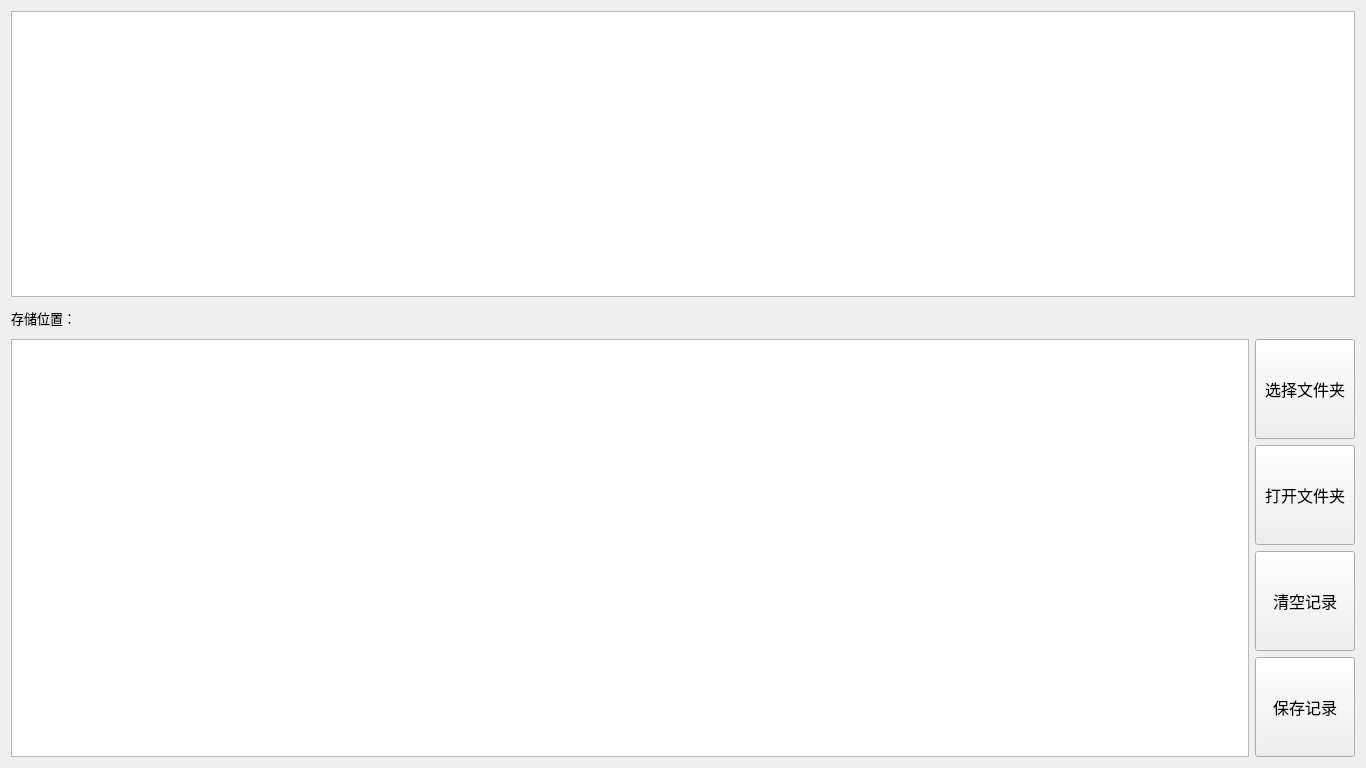
<?xml version="1.0" encoding="UTF-8"?>
<ui version="4.0">
 <class>MainWidget</class>
 <widget class="QWidget" name="MainWidget">
  <property name="geometry">
   <rect>
    <x>0</x>
    <y>0</y>
    <width>1366</width>
    <height>768</height>
   </rect>
  </property>
  <property name="sizePolicy">
   <sizepolicy hsizetype="Minimum" vsizetype="Minimum">
    <horstretch>0</horstretch>
    <verstretch>0</verstretch>
   </sizepolicy>
  </property>
  <property name="minimumSize">
   <size>
    <width>1366</width>
    <height>768</height>
   </size>
  </property>
  <property name="maximumSize">
   <size>
    <width>1600</width>
    <height>900</height>
   </size>
  </property>
  <property name="windowTitle">
   <string>MainWidget</string>
  </property>
  <layout class="QGridLayout" name="gridLayout">
   <item row="0" column="0" colspan="3">
    <widget class="QTableView" name="tabViewConn">
     <property name="sizePolicy">
      <sizepolicy hsizetype="Expanding" vsizetype="Expanding">
       <horstretch>0</horstretch>
       <verstretch>0</verstretch>
      </sizepolicy>
     </property>
     <property name="minimumSize">
      <size>
       <width>500</width>
       <height>200</height>
      </size>
     </property>
     <property name="maximumSize">
      <size>
       <width>16777215</width>
       <height>400</height>
      </size>
     </property>
    </widget>
   </item>
   <item row="2" column="2">
    <widget class="QPushButton" name="btnSelectDir">
     <property name="sizePolicy">
      <sizepolicy hsizetype="Fixed" vsizetype="Fixed">
       <horstretch>0</horstretch>
       <verstretch>0</verstretch>
      </sizepolicy>
     </property>
     <property name="minimumSize">
      <size>
       <width>100</width>
       <height>100</height>
      </size>
     </property>
     <property name="font">
      <font>
       <family>微软雅黑</family>
       <pointsize>12</pointsize>
      </font>
     </property>
     <property name="text">
      <string>选择文件夹</string>
     </property>
    </widget>
   </item>
   <item row="1" column="0">
    <widget class="QLabel" name="labStorePath">
     <property name="sizePolicy">
      <sizepolicy hsizetype="Minimum" vsizetype="Fixed">
       <horstretch>0</horstretch>
       <verstretch>0</verstretch>
      </sizepolicy>
     </property>
     <property name="minimumSize">
      <size>
       <width>100</width>
       <height>30</height>
      </size>
     </property>
     <property name="maximumSize">
      <size>
       <width>100</width>
       <height>100</height>
      </size>
     </property>
     <property name="font">
      <font>
       <family>微软雅黑</family>
       <pointsize>10</pointsize>
      </font>
     </property>
     <property name="text">
      <string>存储位置：</string>
     </property>
    </widget>
   </item>
   <item row="5" column="2">
    <widget class="QPushButton" name="btnSaveLog">
     <property name="minimumSize">
      <size>
       <width>100</width>
       <height>100</height>
      </size>
     </property>
     <property name="font">
      <font>
       <family>微软雅黑</family>
       <pointsize>12</pointsize>
      </font>
     </property>
     <property name="text">
      <string>保存记录</string>
     </property>
    </widget>
   </item>
   <item row="2" column="0" rowspan="4" colspan="2">
    <widget class="QTableView" name="tabViewFile">
     <property name="sizePolicy">
      <sizepolicy hsizetype="Expanding" vsizetype="Expanding">
       <horstretch>0</horstretch>
       <verstretch>0</verstretch>
      </sizepolicy>
     </property>
     <property name="minimumSize">
      <size>
       <width>500</width>
       <height>400</height>
      </size>
     </property>
    </widget>
   </item>
   <item row="4" column="2">
    <widget class="QPushButton" name="btnClearLog">
     <property name="minimumSize">
      <size>
       <width>100</width>
       <height>100</height>
      </size>
     </property>
     <property name="font">
      <font>
       <family>微软雅黑</family>
       <pointsize>12</pointsize>
      </font>
     </property>
     <property name="text">
      <string>清空记录</string>
     </property>
    </widget>
   </item>
   <item row="3" column="2">
    <widget class="QPushButton" name="btnOpenDir">
     <property name="minimumSize">
      <size>
       <width>100</width>
       <height>100</height>
      </size>
     </property>
     <property name="font">
      <font>
       <family>微软雅黑</family>
       <pointsize>12</pointsize>
      </font>
     </property>
     <property name="text">
      <string>打开文件夹</string>
     </property>
    </widget>
   </item>
   <item row="1" column="1" colspan="2">
    <widget class="QLabel" name="labStorePathShow">
     <property name="font">
      <font>
       <family>微软雅黑</family>
       <pointsize>10</pointsize>
      </font>
     </property>
     <property name="text">
      <string/>
     </property>
    </widget>
   </item>
  </layout>
 </widget>
 <resources/>
 <connections/>
</ui>
